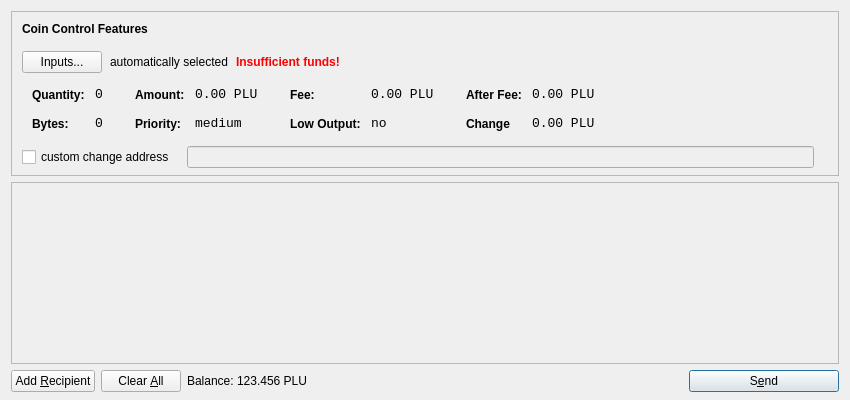
<?xml version="1.0" encoding="UTF-8"?>
<ui version="4.0">
 <class>SendCoinsDialog</class>
 <widget class="QDialog" name="SendCoinsDialog">
  <property name="geometry">
   <rect>
    <x>0</x>
    <y>0</y>
    <width>850</width>
    <height>400</height>
   </rect>
  </property>
  <property name="windowTitle">
   <string>Send Coins</string>
  </property>
  <layout class="QVBoxLayout" name="verticalLayout" stretch="0,1,0">
   <property name="bottomMargin">
    <number>8</number>
   </property>
   <item>
    <widget class="QFrame" name="frameCoinControl">
     <property name="sizePolicy">
      <sizepolicy hsizetype="Expanding" vsizetype="Expanding">
       <horstretch>0</horstretch>
       <verstretch>0</verstretch>
      </sizepolicy>
     </property>
     <property name="maximumSize">
      <size>
       <width>16777215</width>
       <height>16777215</height>
      </size>
     </property>
     <property name="frameShape">
      <enum>QFrame::StyledPanel</enum>
     </property>
     <property name="frameShadow">
      <enum>QFrame::Sunken</enum>
     </property>
     <layout class="QVBoxLayout" name="verticalLayoutCoinControl2">
      <property name="spacing">
       <number>-1</number>
      </property>
      <property name="leftMargin">
       <number>0</number>
      </property>
      <property name="topMargin">
       <number>0</number>
      </property>
      <property name="rightMargin">
       <number>0</number>
      </property>
      <property name="bottomMargin">
       <number>6</number>
      </property>
      <item>
       <layout class="QVBoxLayout" name="verticalLayoutCoinControl" stretch="0,0,0,0,1">
        <property name="spacing">
         <number>0</number>
        </property>
        <property name="leftMargin">
         <number>10</number>
        </property>
        <property name="topMargin">
         <number>10</number>
        </property>
        <item>
         <layout class="QHBoxLayout" name="horizontalLayoutCoinControl1">
          <property name="bottomMargin">
           <number>15</number>
          </property>
          <item>
           <widget class="QLabel" name="labelCoinControlFeatures">
            <property name="sizePolicy">
             <sizepolicy hsizetype="Preferred" vsizetype="Maximum">
              <horstretch>0</horstretch>
              <verstretch>0</verstretch>
             </sizepolicy>
            </property>
            <property name="font">
             <font>
              <weight>75</weight>
              <bold>true</bold>
             </font>
            </property>
            <property name="styleSheet">
             <string notr="true">font-weight:bold;</string>
            </property>
            <property name="text">
             <string>Coin Control Features</string>
            </property>
           </widget>
          </item>
         </layout>
        </item>
        <item>
         <layout class="QHBoxLayout" name="horizontalLayoutCoinControl2" stretch="0,0,0,0">
          <property name="spacing">
           <number>8</number>
          </property>
          <property name="bottomMargin">
           <number>10</number>
          </property>
          <item>
           <widget class="QPushButton" name="pushButtonCoinControl">
            <property name="styleSheet">
             <string notr="true"/>
            </property>
            <property name="text">
             <string>Inputs...</string>
            </property>
           </widget>
          </item>
          <item>
           <widget class="QLabel" name="labelCoinControlAutomaticallySelected">
            <property name="text">
             <string>automatically selected</string>
            </property>
            <property name="margin">
             <number>5</number>
            </property>
           </widget>
          </item>
          <item>
           <widget class="QLabel" name="labelCoinControlInsuffFunds">
            <property name="font">
             <font>
              <weight>75</weight>
              <bold>true</bold>
             </font>
            </property>
            <property name="styleSheet">
             <string notr="true">color:red;font-weight:bold;</string>
            </property>
            <property name="text">
             <string>Insufficient funds!</string>
            </property>
            <property name="margin">
             <number>5</number>
            </property>
           </widget>
          </item>
          <item>
           <spacer name="horizontalSpacerCoinControl">
            <property name="orientation">
             <enum>Qt::Horizontal</enum>
            </property>
            <property name="sizeHint" stdset="0">
             <size>
              <width>40</width>
              <height>1</height>
             </size>
            </property>
           </spacer>
          </item>
         </layout>
        </item>
        <item>
         <widget class="QWidget" name="widgetCoinControl" native="true">
          <property name="sizePolicy">
           <sizepolicy hsizetype="Preferred" vsizetype="Preferred">
            <horstretch>0</horstretch>
            <verstretch>0</verstretch>
           </sizepolicy>
          </property>
          <property name="minimumSize">
           <size>
            <width>0</width>
            <height>0</height>
           </size>
          </property>
          <property name="styleSheet">
           <string notr="true"/>
          </property>
          <layout class="QHBoxLayout" name="horizontalLayoutCoinControl5">
           <property name="margin">
            <number>0</number>
           </property>
           <item>
            <layout class="QHBoxLayout" name="horizontalLayoutCoinControl3" stretch="0,0,0,1">
             <property name="spacing">
              <number>20</number>
             </property>
             <property name="topMargin">
              <number>0</number>
             </property>
             <property name="bottomMargin">
              <number>10</number>
             </property>
             <item>
              <layout class="QFormLayout" name="formLayoutCoinControl1">
               <property name="horizontalSpacing">
                <number>10</number>
               </property>
               <property name="verticalSpacing">
                <number>14</number>
               </property>
               <property name="leftMargin">
                <number>10</number>
               </property>
               <property name="topMargin">
                <number>4</number>
               </property>
               <property name="rightMargin">
                <number>6</number>
               </property>
               <item row="0" column="0">
                <widget class="QLabel" name="labelCoinControlQuantityText">
                 <property name="styleSheet">
                  <string notr="true">font-weight:bold;</string>
                 </property>
                 <property name="text">
                  <string>Quantity:</string>
                 </property>
                 <property name="margin">
                  <number>0</number>
                 </property>
                </widget>
               </item>
               <item row="0" column="1">
                <widget class="QLabel" name="labelCoinControlQuantity">
                 <property name="font">
                  <font>
                   <family>Monospace</family>
                   <pointsize>10</pointsize>
                  </font>
                 </property>
                 <property name="cursor">
                  <cursorShape>IBeamCursor</cursorShape>
                 </property>
                 <property name="contextMenuPolicy">
                  <enum>Qt::ActionsContextMenu</enum>
                 </property>
                 <property name="text">
                  <string>0</string>
                 </property>
                 <property name="margin">
                  <number>0</number>
                 </property>
                 <property name="textInteractionFlags">
                  <set>Qt::LinksAccessibleByMouse|Qt::TextSelectableByKeyboard|Qt::TextSelectableByMouse</set>
                 </property>
                </widget>
               </item>
               <item row="1" column="0">
                <widget class="QLabel" name="labelCoinControlBytesText">
                 <property name="styleSheet">
                  <string notr="true">font-weight:bold;</string>
                 </property>
                 <property name="text">
                  <string>Bytes:</string>
                 </property>
                </widget>
               </item>
               <item row="1" column="1">
                <widget class="QLabel" name="labelCoinControlBytes">
                 <property name="font">
                  <font>
                   <family>Monospace</family>
                   <pointsize>10</pointsize>
                  </font>
                 </property>
                 <property name="cursor">
                  <cursorShape>IBeamCursor</cursorShape>
                 </property>
                 <property name="contextMenuPolicy">
                  <enum>Qt::ActionsContextMenu</enum>
                 </property>
                 <property name="text">
                  <string>0</string>
                 </property>
                 <property name="textInteractionFlags">
                  <set>Qt::LinksAccessibleByMouse|Qt::TextSelectableByKeyboard|Qt::TextSelectableByMouse</set>
                 </property>
                </widget>
               </item>
              </layout>
             </item>
             <item>
              <layout class="QFormLayout" name="formLayoutCoinControl2">
               <property name="horizontalSpacing">
                <number>10</number>
               </property>
               <property name="verticalSpacing">
                <number>14</number>
               </property>
               <property name="leftMargin">
                <number>6</number>
               </property>
               <property name="topMargin">
                <number>4</number>
               </property>
               <property name="rightMargin">
                <number>6</number>
               </property>
               <item row="0" column="0">
                <widget class="QLabel" name="labelCoinControlAmountText">
                 <property name="styleSheet">
                  <string notr="true">font-weight:bold;</string>
                 </property>
                 <property name="text">
                  <string>Amount:</string>
                 </property>
                 <property name="margin">
                  <number>0</number>
                 </property>
                </widget>
               </item>
               <item row="0" column="1">
                <widget class="QLabel" name="labelCoinControlAmount">
                 <property name="font">
                  <font>
                   <family>Monospace</family>
                   <pointsize>10</pointsize>
                  </font>
                 </property>
                 <property name="cursor">
                  <cursorShape>IBeamCursor</cursorShape>
                 </property>
                 <property name="contextMenuPolicy">
                  <enum>Qt::ActionsContextMenu</enum>
                 </property>
                 <property name="text">
                  <string>0.00 PLU</string>
                 </property>
                 <property name="textInteractionFlags">
                  <set>Qt::LinksAccessibleByMouse|Qt::TextSelectableByKeyboard|Qt::TextSelectableByMouse</set>
                 </property>
                </widget>
               </item>
               <item row="1" column="0">
                <widget class="QLabel" name="labelCoinControlPriorityText">
                 <property name="styleSheet">
                  <string notr="true">font-weight:bold;</string>
                 </property>
                 <property name="text">
                  <string>Priority:</string>
                 </property>
                </widget>
               </item>
               <item row="1" column="1">
                <widget class="QLabel" name="labelCoinControlPriority">
                 <property name="font">
                  <font>
                   <family>Monospace</family>
                   <pointsize>10</pointsize>
                  </font>
                 </property>
                 <property name="cursor">
                  <cursorShape>IBeamCursor</cursorShape>
                 </property>
                 <property name="contextMenuPolicy">
                  <enum>Qt::ActionsContextMenu</enum>
                 </property>
                 <property name="text">
                  <string>medium</string>
                 </property>
                 <property name="textInteractionFlags">
                  <set>Qt::LinksAccessibleByMouse|Qt::TextSelectableByKeyboard|Qt::TextSelectableByMouse</set>
                 </property>
                </widget>
               </item>
              </layout>
             </item>
             <item>
              <layout class="QFormLayout" name="formLayoutCoinControl3">
               <property name="horizontalSpacing">
                <number>10</number>
               </property>
               <property name="verticalSpacing">
                <number>14</number>
               </property>
               <property name="leftMargin">
                <number>6</number>
               </property>
               <property name="topMargin">
                <number>4</number>
               </property>
               <property name="rightMargin">
                <number>6</number>
               </property>
               <item row="0" column="0">
                <widget class="QLabel" name="labelCoinControlFeeText">
                 <property name="styleSheet">
                  <string notr="true">font-weight:bold;</string>
                 </property>
                 <property name="text">
                  <string>Fee:</string>
                 </property>
                 <property name="margin">
                  <number>0</number>
                 </property>
                </widget>
               </item>
               <item row="0" column="1">
                <widget class="QLabel" name="labelCoinControlFee">
                 <property name="font">
                  <font>
                   <family>Monospace</family>
                   <pointsize>10</pointsize>
                  </font>
                 </property>
                 <property name="cursor">
                  <cursorShape>IBeamCursor</cursorShape>
                 </property>
                 <property name="contextMenuPolicy">
                  <enum>Qt::ActionsContextMenu</enum>
                 </property>
                 <property name="text">
                  <string>0.00 PLU</string>
                 </property>
                 <property name="textInteractionFlags">
                  <set>Qt::LinksAccessibleByMouse|Qt::TextSelectableByKeyboard|Qt::TextSelectableByMouse</set>
                 </property>
                </widget>
               </item>
               <item row="1" column="0">
                <widget class="QLabel" name="labelCoinControlLowOutputText">
                 <property name="styleSheet">
                  <string notr="true">font-weight:bold;</string>
                 </property>
                 <property name="text">
                  <string>Low Output:</string>
                 </property>
                </widget>
               </item>
               <item row="1" column="1">
                <widget class="QLabel" name="labelCoinControlLowOutput">
                 <property name="font">
                  <font>
                   <family>Monospace</family>
                   <pointsize>10</pointsize>
                  </font>
                 </property>
                 <property name="cursor">
                  <cursorShape>IBeamCursor</cursorShape>
                 </property>
                 <property name="contextMenuPolicy">
                  <enum>Qt::ActionsContextMenu</enum>
                 </property>
                 <property name="text">
                  <string>no</string>
                 </property>
                 <property name="textInteractionFlags">
                  <set>Qt::LinksAccessibleByMouse|Qt::TextSelectableByKeyboard|Qt::TextSelectableByMouse</set>
                 </property>
                </widget>
               </item>
              </layout>
             </item>
             <item>
              <layout class="QFormLayout" name="formLayoutCoinControl4">
               <property name="horizontalSpacing">
                <number>10</number>
               </property>
               <property name="verticalSpacing">
                <number>14</number>
               </property>
               <property name="leftMargin">
                <number>6</number>
               </property>
               <property name="topMargin">
                <number>4</number>
               </property>
               <property name="rightMargin">
                <number>6</number>
               </property>
               <item row="0" column="0">
                <widget class="QLabel" name="labelCoinControlAfterFeeText">
                 <property name="styleSheet">
                  <string notr="true">font-weight:bold;</string>
                 </property>
                 <property name="text">
                  <string>After Fee:</string>
                 </property>
                 <property name="margin">
                  <number>0</number>
                 </property>
                </widget>
               </item>
               <item row="0" column="1">
                <widget class="QLabel" name="labelCoinControlAfterFee">
                 <property name="font">
                  <font>
                   <family>Monospace</family>
                   <pointsize>10</pointsize>
                  </font>
                 </property>
                 <property name="cursor">
                  <cursorShape>IBeamCursor</cursorShape>
                 </property>
                 <property name="contextMenuPolicy">
                  <enum>Qt::ActionsContextMenu</enum>
                 </property>
                 <property name="text">
                  <string>0.00 PLU</string>
                 </property>
                 <property name="textInteractionFlags">
                  <set>Qt::LinksAccessibleByMouse|Qt::TextSelectableByKeyboard|Qt::TextSelectableByMouse</set>
                 </property>
                </widget>
               </item>
               <item row="1" column="0">
                <widget class="QLabel" name="labelCoinControlChangeText">
                 <property name="styleSheet">
                  <string notr="true">font-weight:bold;</string>
                 </property>
                 <property name="text">
                  <string>Change</string>
                 </property>
                </widget>
               </item>
               <item row="1" column="1">
                <widget class="QLabel" name="labelCoinControlChange">
                 <property name="font">
                  <font>
                   <family>Monospace</family>
                   <pointsize>10</pointsize>
                  </font>
                 </property>
                 <property name="cursor">
                  <cursorShape>IBeamCursor</cursorShape>
                 </property>
                 <property name="contextMenuPolicy">
                  <enum>Qt::ActionsContextMenu</enum>
                 </property>
                 <property name="text">
                  <string>0.00 PLU</string>
                 </property>
                 <property name="textInteractionFlags">
                  <set>Qt::LinksAccessibleByMouse|Qt::TextSelectableByKeyboard|Qt::TextSelectableByMouse</set>
                 </property>
                </widget>
               </item>
              </layout>
             </item>
            </layout>
           </item>
          </layout>
         </widget>
        </item>
        <item>
         <layout class="QHBoxLayout" name="horizontalLayoutCoinControl4" stretch="0,0,0">
          <property name="spacing">
           <number>12</number>
          </property>
          <property name="sizeConstraint">
           <enum>QLayout::SetDefaultConstraint</enum>
          </property>
          <property name="topMargin">
           <number>5</number>
          </property>
          <property name="rightMargin">
           <number>5</number>
          </property>
          <item>
           <widget class="QCheckBox" name="checkBoxCoinControlChange">
            <property name="text">
             <string>custom change address</string>
            </property>
           </widget>
          </item>
          <item>
           <widget class="QLineEdit" name="lineEditCoinControlChange">
            <property name="enabled">
             <bool>false</bool>
            </property>
            <property name="sizePolicy">
             <sizepolicy hsizetype="Expanding" vsizetype="Fixed">
              <horstretch>0</horstretch>
              <verstretch>0</verstretch>
             </sizepolicy>
            </property>
           </widget>
          </item>
          <item>
           <widget class="QLabel" name="labelCoinControlChangeLabel">
            <property name="sizePolicy">
             <sizepolicy hsizetype="Preferred" vsizetype="Expanding">
              <horstretch>0</horstretch>
              <verstretch>0</verstretch>
             </sizepolicy>
            </property>
            <property name="minimumSize">
             <size>
              <width>0</width>
              <height>0</height>
             </size>
            </property>
            <property name="text">
             <string/>
            </property>
            <property name="margin">
             <number>3</number>
            </property>
           </widget>
          </item>
         </layout>
        </item>
        <item>
         <spacer name="verticalSpacerCoinControl">
          <property name="orientation">
           <enum>Qt::Vertical</enum>
          </property>
          <property name="sizeHint" stdset="0">
           <size>
            <width>800</width>
            <height>1</height>
           </size>
          </property>
         </spacer>
        </item>
       </layout>
      </item>
     </layout>
    </widget>
   </item>
   <item>
    <widget class="QScrollArea" name="scrollArea">
     <property name="widgetResizable">
      <bool>true</bool>
     </property>
     <widget class="QWidget" name="scrollAreaWidgetContents">
      <property name="geometry">
       <rect>
        <x>0</x>
        <y>0</y>
        <width>830</width>
        <height>165</height>
       </rect>
      </property>
      <layout class="QVBoxLayout" name="verticalLayout_2">
       <property name="margin">
        <number>0</number>
       </property>
       <item>
        <layout class="QVBoxLayout" name="entries">
         <property name="spacing">
          <number>6</number>
         </property>
        </layout>
       </item>
       <item>
        <spacer name="verticalSpacer">
         <property name="orientation">
          <enum>Qt::Vertical</enum>
         </property>
         <property name="sizeHint" stdset="0">
          <size>
           <width>20</width>
           <height>40</height>
          </size>
         </property>
        </spacer>
       </item>
      </layout>
     </widget>
    </widget>
   </item>
   <item>
    <layout class="QHBoxLayout" name="horizontalLayout">
     <item>
      <widget class="QPushButton" name="addButton">
       <property name="toolTip">
        <string>Send to multiple recipients at once</string>
       </property>
       <property name="text">
        <string>Add &amp;Recipient</string>
       </property>
       <property name="icon">
        <iconset resource="../bitcoin.qrc">
         <normaloff>:/icons/add</normaloff>:/icons/add</iconset>
       </property>
       <property name="autoDefault">
        <bool>false</bool>
       </property>
      </widget>
     </item>
     <item>
      <widget class="QPushButton" name="clearButton">
       <property name="sizePolicy">
        <sizepolicy hsizetype="Minimum" vsizetype="Fixed">
         <horstretch>0</horstretch>
         <verstretch>0</verstretch>
        </sizepolicy>
       </property>
       <property name="toolTip">
        <string>Remove all transaction fields</string>
       </property>
       <property name="text">
        <string>Clear &amp;All</string>
       </property>
       <property name="icon">
        <iconset resource="../bitcoin.qrc">
         <normaloff>:/icons/remove</normaloff>:/icons/remove</iconset>
       </property>
       <property name="autoRepeatDelay">
        <number>300</number>
       </property>
       <property name="autoDefault">
        <bool>false</bool>
       </property>
      </widget>
     </item>
     <item>
      <layout class="QHBoxLayout" name="horizontalLayout_2">
       <property name="spacing">
        <number>3</number>
       </property>
       <item>
        <widget class="QLabel" name="label">
         <property name="sizePolicy">
          <sizepolicy hsizetype="Preferred" vsizetype="Fixed">
           <horstretch>0</horstretch>
           <verstretch>0</verstretch>
          </sizepolicy>
         </property>
         <property name="text">
          <string>Balance:</string>
         </property>
        </widget>
       </item>
       <item>
        <widget class="QLabel" name="labelBalance">
         <property name="sizePolicy">
          <sizepolicy hsizetype="Preferred" vsizetype="Fixed">
           <horstretch>0</horstretch>
           <verstretch>0</verstretch>
          </sizepolicy>
         </property>
         <property name="cursor">
          <cursorShape>IBeamCursor</cursorShape>
         </property>
         <property name="text">
          <string>123.456 PLU</string>
         </property>
         <property name="textInteractionFlags">
          <set>Qt::LinksAccessibleByMouse|Qt::TextSelectableByKeyboard|Qt::TextSelectableByMouse</set>
         </property>
        </widget>
       </item>
      </layout>
     </item>
     <item>
      <spacer name="horizontalSpacer">
       <property name="orientation">
        <enum>Qt::Horizontal</enum>
       </property>
       <property name="sizeHint" stdset="0">
        <size>
         <width>40</width>
         <height>20</height>
        </size>
       </property>
      </spacer>
     </item>
     <item>
      <widget class="QPushButton" name="sendButton">
       <property name="minimumSize">
        <size>
         <width>150</width>
         <height>0</height>
        </size>
       </property>
       <property name="toolTip">
        <string>Confirm the send action</string>
       </property>
       <property name="text">
        <string>S&amp;end</string>
       </property>
       <property name="icon">
        <iconset resource="../bitcoin.qrc">
         <normaloff>:/icons/send</normaloff>:/icons/send</iconset>
       </property>
       <property name="default">
        <bool>true</bool>
       </property>
      </widget>
     </item>
    </layout>
   </item>
  </layout>
 </widget>
 <resources>
  <include location="../bitcoin.qrc"/>
 </resources>
 <connections/>
</ui>
